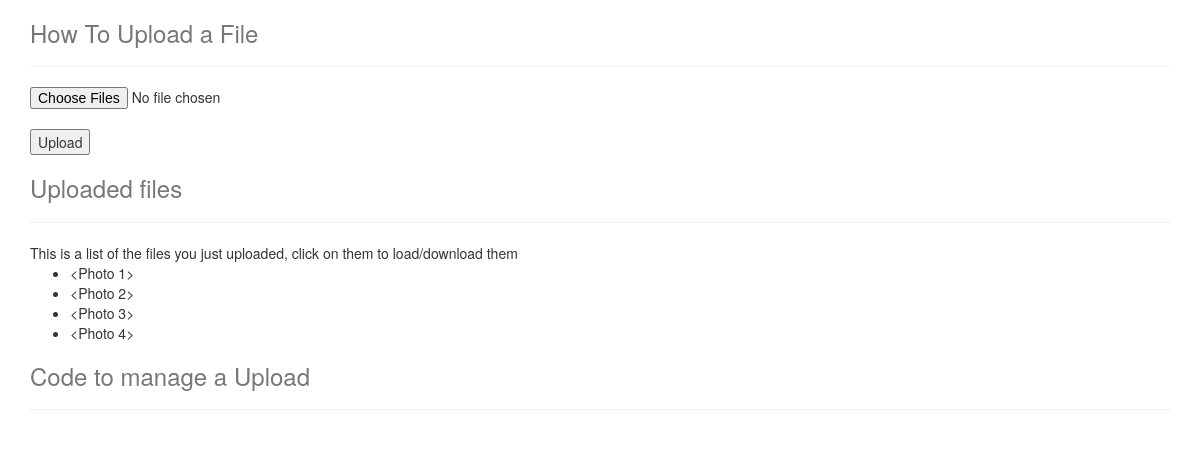
The page /photo_upload/1 on the database as committed earlier.
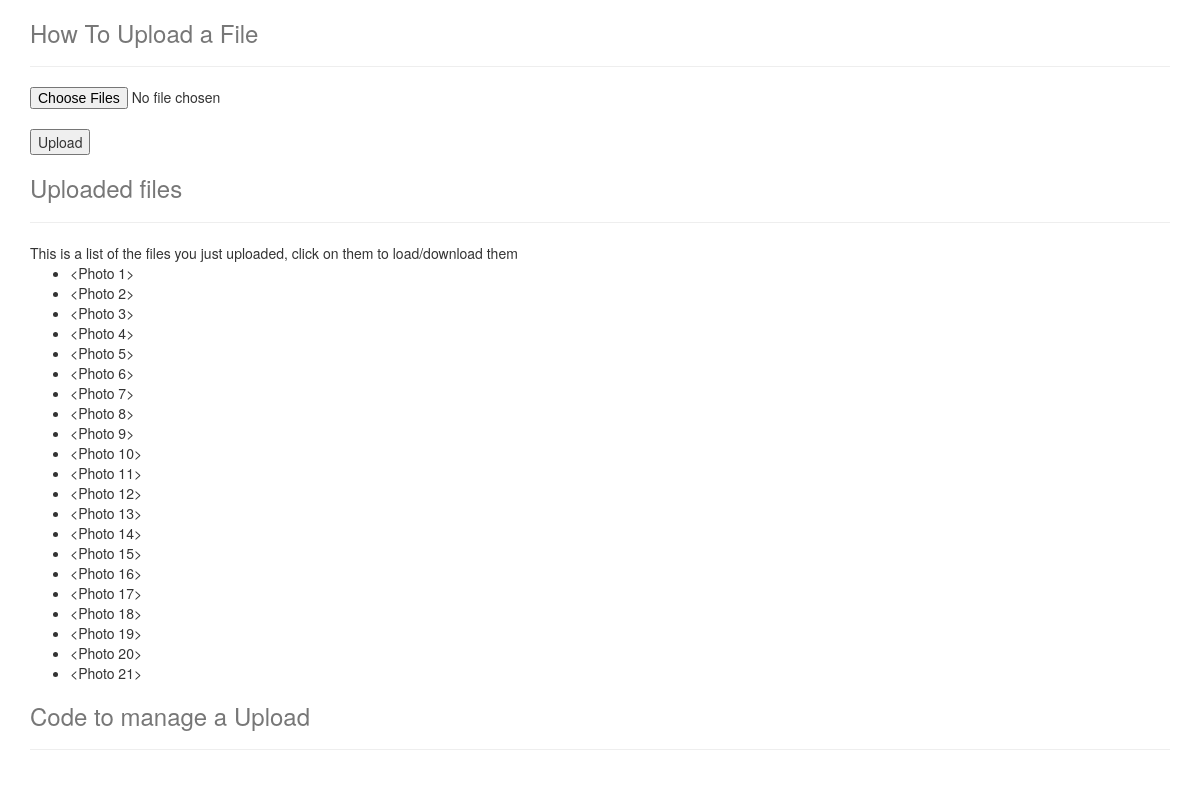
The same page on the database as committed later.
### app.py (models this page shows)
class Photo(db.Model):
    id = db.Column(db.Integer, primary_key = True)
    album_id = db.Column(db.Integer, db.ForeignKey('album.id'))
    image = db.Column(db.String(100))

### app.py (the view, shortened to what this page needs)
@app.route('/photo_upload/<album_id>', methods=['GET','POST'])
def photo_upload(album_id):
    uploaded_files = request.files.getlist("file[]")
    filenames = []
    photos = Photo.query.all()
    return render_template('upload.html', photos=photos, album_id = album_id)

### templates/upload.html (shortened to what this page needs)
<!DOCTYPE html>
<html lang="en">
<head>
    <link href="//netdna.bootstrapcdn.com/bootstrap/3.0.0/css/bootstrap.min.css" rel="stylesheet">
</head>
<body>
    <div class="container">
        <div class="header">
            <h3 class="text-muted">How To Upload a File</h3>
        </div>
        <hr/>
        <div>
            <form action="photo_upload" method="post" enctype="multipart/form-data">
                <input type="file" multiple="" name="file[]" class="span3" /><br />
                <input type="submit" value="Upload" class="span2">
            </form>
        </div>
    </div>
    <div class="container">
        <div class="header">
            <h3 class="text-muted">Uploaded files</h3>
        </div>
        <hr/>
        <div>
            This is a list of the files you just uploaded, click on them to load/download them
            <ul>
                {% for photo in photos %} {% if photo_upload == photos.album_id %}
                <li>{{photo}}</li>
                {% endif %} {% endfor %}
            </ul>
        </div>
        <div class="header">
            <h3 class="text-muted">Code to manage a Upload</h3>
        </div>
        <hr/>
    </div>
</body>
</html>

Rows that differ between the two databases and show on the page:
added Photo: photo "<Photo 5>"
added Photo: photo "<Photo 6>"
added Photo: photo "<Photo 7>"
added Photo: photo "<Photo 8>"
added Photo: photo "<Photo 9>"
added Photo: photo "<Photo 10>"
added Photo: photo "<Photo 11>"
added Photo: photo "<Photo 12>"
added Photo: photo "<Photo 13>"
added Photo: photo "<Photo 14>"
added Photo: photo "<Photo 15>"
added Photo: photo "<Photo 16>"
added Photo: photo "<Photo 17>"
added Photo: photo "<Photo 18>"
added Photo: photo "<Photo 19>"
added Photo: photo "<Photo 20>"
added Photo: photo "<Photo 21>"
